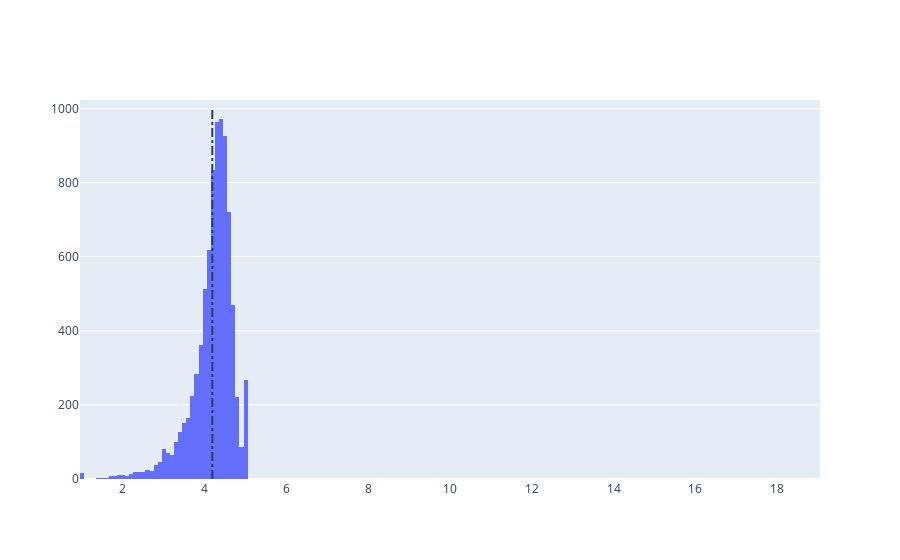

The cell this chart's notebook holds for it:
### Markdown cell above
# App Rating

### Code cell
avg_app_rating = apps.Rating.mean()
print('Average app rating = ', avg_app_rating)

data = [go.Histogram(
        x = apps['Rating']
)]

layout = {'shapes': [{
              'type' :'line',
              'x0': avg_app_rating,
              'y0': 0,
              'x1': avg_app_rating,
              'y1': 1000,
              'line': { 'dash': 'dashdot'}
          }]
          }

plotly.offline.iplot({'data': data, 'layout': layout})

### Figure 1 — Plotly figure (JSON) as saved in the notebook; plotly's stock layout.template omitted (floating-point values rounded to 4 significant figures; data arrays with more than 128 entries replaced by an {"elided": "..."} marker saying what was removed)
{"data": [{"type": "histogram", "x": {"elided": "9948 float values"}}], "layout": {"shapes": [{"line": {"dash": "dashdot"}, "type": "line", "x0": 4.186, "x1": 4.186, "y0": 0, "y1": 1000}]}}
